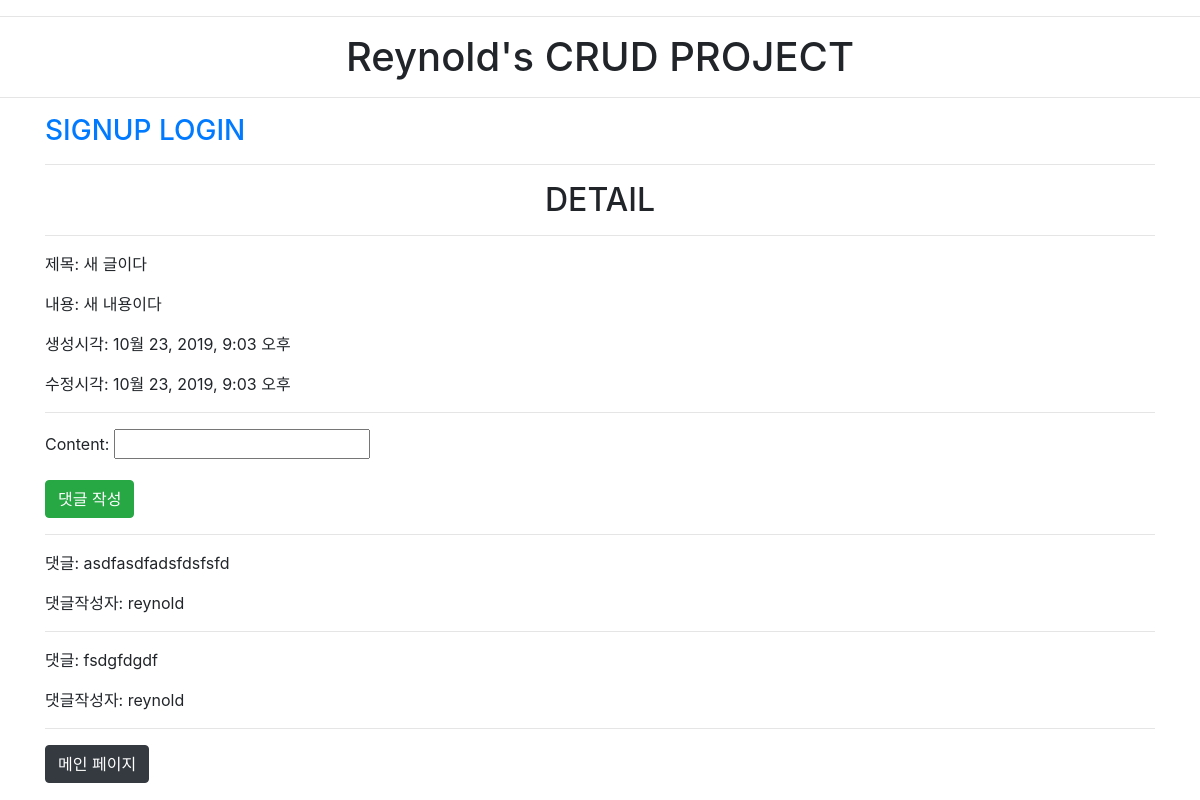
/articles/1/, run on the app's committed database.
### articles/models.py (models this page shows)
class Article(models.Model):
    title = models.CharField(max_length=50)
    content = models.TextField()
    created_at = models.DateTimeField(auto_now_add=True)
    updated_at = models.DateTimeField(auto_now=True)
    user = models.ForeignKey(settings.AUTH_USER_MODEL, on_delete=models.CASCADE)
    like_users = models.ManyToManyField(settings.AUTH_USER_MODEL, related_name="like_articles", blank=True)
    class Meta:
        ordering = ('-pk', )

class Comment(models.Model):
    article = models.ForeignKey(Article, on_delete=models.CASCADE)
    content = models.CharField(max_length=50)
    created_at = models.DateTimeField(auto_now_add=True)
    updated_at = models.DateTimeField(auto_now=True)
    user = models.ForeignKey(settings.AUTH_USER_MODEL, on_delete=models.CASCADE)
    class Meta:
        ordering = ('-pk', )

### articles/views.py (the view)
# urls.py: path('<int:article_pk>/', views.detail, name='detail'),
def detail(request, article_pk):
    article = get_object_or_404(Article, pk=article_pk)
    comments = article.comment_set.all()
    comment_form = CommentForm()
    context = {
        'article': article,
        'comment_form': comment_form,
        'comments': comments,
    }
    return render(request, 'articles/detail.html', context)

### articles/forms.py
class CommentForm(forms.ModelForm):
    class Meta:
        model = Comment
        fields = ('content', )

### articles/templates/articles/detail.html (shortened to what this page needs)
{% extends 'base.html' %}
{% block body %}
    <h2 class="text-center">DETAIL</h2>
    <hr>
    <p>제목: {{ article.title }}</p>
    <p>내용: {{ article.content }}</p>
    <p>생성시각: {{ article.created_at }}</p>
    <p>수정시각: {{ article.updated_at }}</p>
    <hr>
    <form action="{% url 'articles:create_comment' article.pk %}" method="POST">
        {{ comment_form.as_p }}
        <input type="submit" value="댓글 작성" class="btn btn-success">
    </form>
    <hr>
    {% for comment in comments %}
        <p>댓글: {{ comment.content }}</p>
        <p>댓글작성자: {{ comment.user }}</p>
        <hr>
    {% endfor %}
    <a href="{% url 'articles:index' %}" class="btn btn-dark">메인 페이지</a>
{% endblock %}

### data on the page
Article: title "새 글이다", content "새 내용이다", created_at "10월 23, 2019, 9:03 오후", updated_at "10월 23, 2019, 9:03 오후"
Comment: content "asdfasdfadsfdsfsfd", user "reynold"
Comment: content "fsdgfdgdf", user "reynold"
